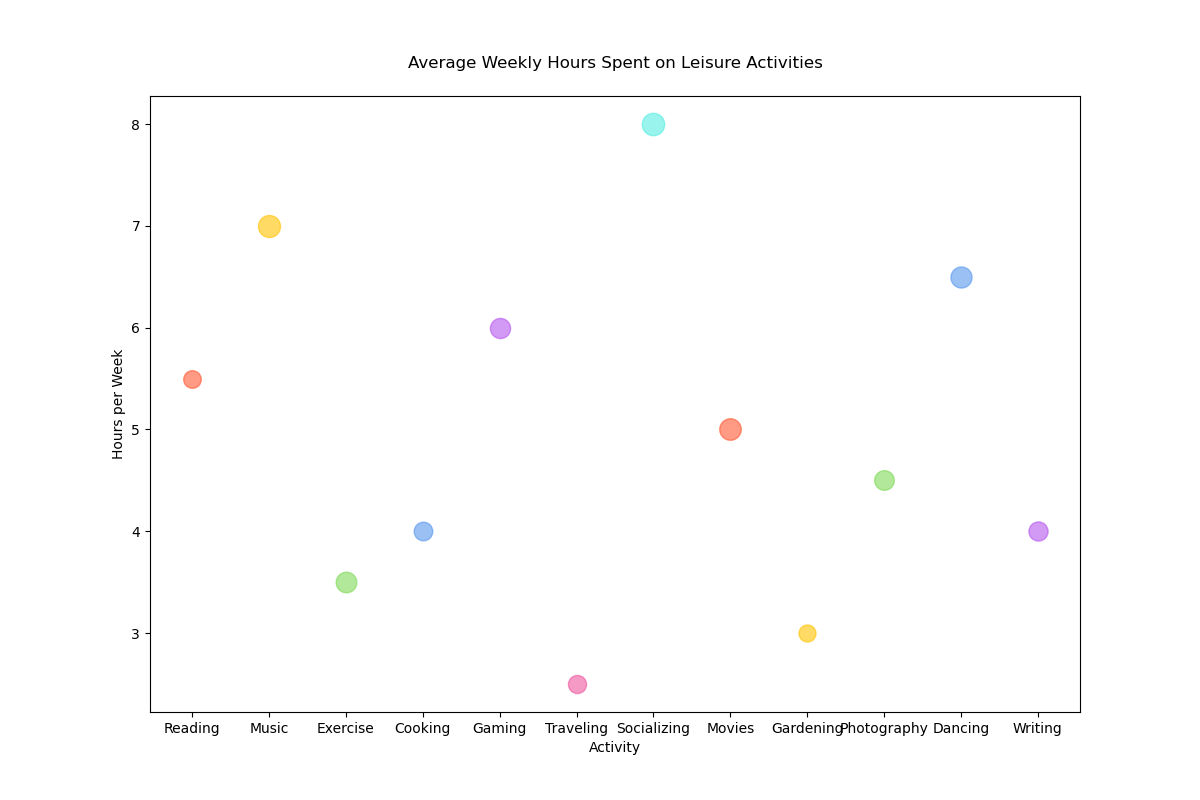

The script that drew this image:

import matplotlib.pyplot as plt

# Data
categories = ['Reading', 'Music', 'Exercise', 'Cooking', 'Gaming', 'Traveling', 'Socializing', 'Movies', 'Gardening', 'Photography', 'Dancing', 'Writing']
hours_per_week = [5.5, 7.0, 3.5, 4.0, 6.0, 2.5, 8.0, 5.0, 3.0, 4.5, 6.5, 4.0]
population = [1600, 2500, 2200, 1800, 2100, 1700, 2600, 2400, 1500, 2000, 2300, 1900]
colors = ['#FF5733', '#FFC300', '#7ED957', '#5797ED', '#B457ED', '#ED579E', '#57EDE3', '#FF5733', '#FFC300', '#7ED957', '#5797ED', '#B457ED']
sizes = [i / 10 for i in population]

fig, ax = plt.subplots(figsize=(12, 8))

# Bubble chart
for i in range(len(categories)):
    ax.scatter(categories[i], hours_per_week[i], s=sizes[i], alpha=0.6, color=colors[i])

# Title and labels
ax.set_title('Average Weekly Hours Spent on Leisure Activities', pad=20)
ax.set_xlabel('Activity')
ax.set_ylabel('Hours per Week')

plt.show()
